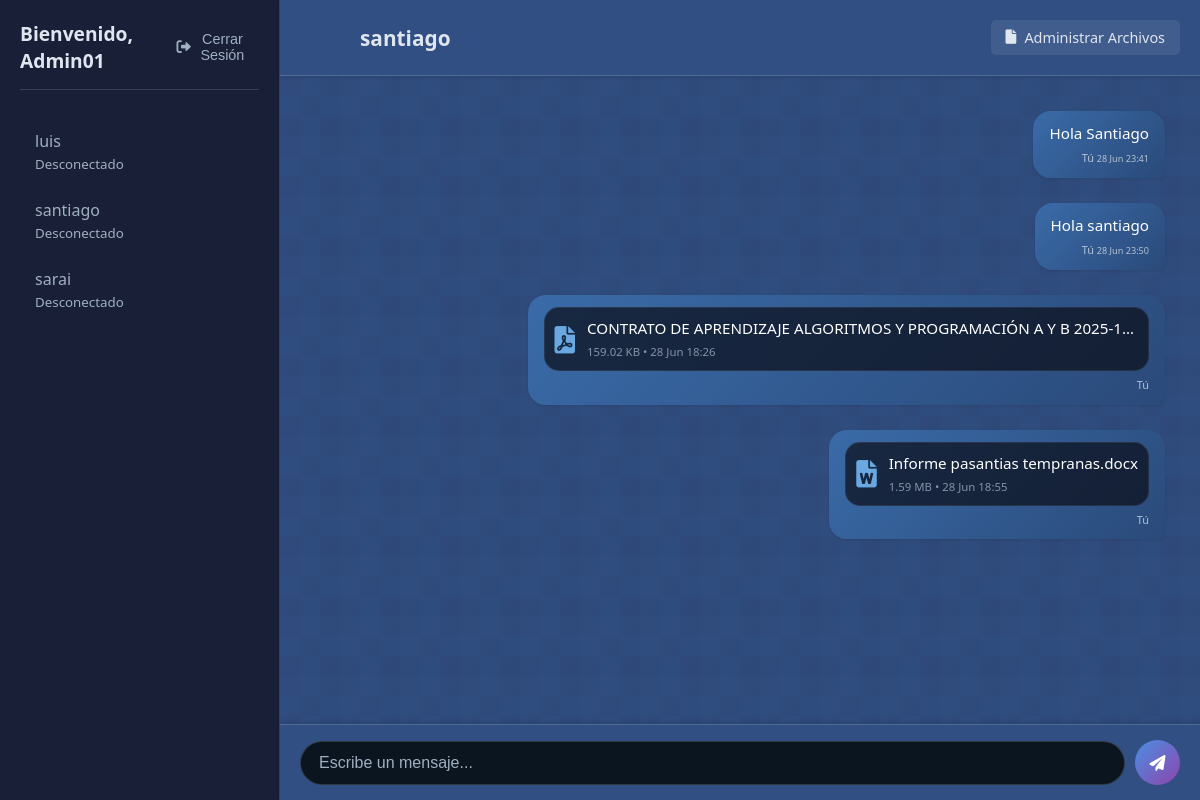
The app's page /public/index.php?correo_usuario=strb2006@gmail.com (signed in) with its own data.
### tables this page shows
CREATE TABLE `usuario` (
  `usuario_id` int(10) NOT NULL,
  `usuario_nombre` varchar(70) NOT NULL,
  `usuario_apellido` varchar(70) NOT NULL,
  `usuario_email` varchar(100) NOT NULL,
  `usuario_usuario` varchar(30) NOT NULL,
  `usuario_clave` varchar(300) NOT NULL,
  `usuario_foto` varchar(536) NOT NULL,
  `usuario_creado` timestamp NOT NULL DEFAULT current_timestamp(),
  `usuario_actualizado` timestamp NOT NULL DEFAULT current_timestamp(),
  `login_status` varchar(10) DEFAULT 'logout',
  `genero` varchar(20) DEFAULT '',
  `pais` varchar(50) DEFAULT ''
);

CREATE TABLE `chat_usuarios` (
  `msg_id` int(11) NOT NULL,
  `sender_usuario` varchar(100) NOT NULL,
  `receiver_usuario` varchar(100) NOT NULL,
  `msg_contenido` varchar(255) NOT NULL,
  `msg_status` text NOT NULL,
  `msg_fecha` timestamp NOT NULL DEFAULT current_timestamp()
);

CREATE TABLE `archivos_chat` (
  `id` int(11) NOT NULL,
  `sender_usuario` varchar(255) NOT NULL,
  `receiver_usuario` varchar(255) NOT NULL,
  `nombre_archivo` varchar(255) NOT NULL,
  `sender_nombre_original` varchar(255) NOT NULL,
  `ruta_archivo` varchar(255) NOT NULL,
  `tipo_archivo` varchar(100) NOT NULL,
  `tamano_archivo` int(11) NOT NULL,
  `fecha_subida` datetime NOT NULL
);

### app/Controlador/Controlador_Chat.php (called while the page is built, shortened)
<?php
require_once(__DIR__ . '/../Modelo/Modelo_Usuario.php');
require_once(__DIR__ . '/../Modelo/Modelo_Chat.php');
class Controlador_Chat {
    private $modelo_usuario;
    private $modelo_chat;
    public function __construct() {
        $this->modelo_usuario = new Modelo_Usuario();
        $this->modelo_chat = new Modelo_Chat();
    }
    public function index() {
        $usuario_logeado = $_SESSION['usuario']['usuario_usuario'] ?? '';
        $usuarios_totales = $this->modelo_usuario->Obtener_Usuarios();
        if (isset($_GET['correo_usuario'])) {
            $correo_usuario_actual = $_GET['correo_usuario'];
            $usuario = $this->modelo_usuario->Obtener_Usuarios_email($correo_usuario_actual);
            if ($usuario) {
                $usuario_seleccionado = $usuario['usuario_usuario'];
                $this->modelo_chat->Mensajes_Vistos($usuario_seleccionado, $usuario_logeado);
                $mensajes_chat = $this->modelo_chat->Obtener_Mensajes_Chat($usuario_logeado, $usuario_seleccionado);
            }
        }
        $genero_usuario = $_SESSION['usuario']['genero'] ?? '';
        $saludo = ($genero_usuario == 'Femenino') ? 'Bienvenida' : 'Bienvenido';
        require_once(__DIR__ . '/../Vista/chat/index.php');
    }
}
?>

### public/index.php (called while the page is built, shortened)
<?php
require_once CONTROLLER_PATH . '/Controlador_Chat.php';
try {
    $controller = new Controlador_Chat();
    $controller->index();
} catch (Exception $e) {
    die("Error inicializando controlador: ". $e->getMessage());
}

### app/Modelo/Modelo_Usuario.php (called while the page is built, shortened)
<?php
require_once(__DIR__ . '/../../config/Database.php');
class Modelo_Usuario {
    private $conexion;
    public function __construct() {
        $database = new DataBase();
        $this->conexion = $database->Conectar_db();
    }
    public function Obtener_Usuarios() {
        $result = $this->conexion->query("
            SELECT usuario_id, usuario_usuario, usuario_email, genero, login_status
            FROM usuario
            WHERE usuario_usuario != '' AND usuario_email != ''
            ORDER BY login_status DESC, usuario_usuario ASC
        ");
        return $result->fetch_all(MYSQLI_ASSOC);
    }
    public function Obtener_Usuarios_email($email) {
        $stmt = $this->conexion->prepare("SELECT usuario_id, usuario_usuario, usuario_email, genero FROM usuario WHERE usuario_email = ? LIMIT 1");
        $stmt->bind_param("s", $email);
        $stmt->execute();
        $resultado = $stmt->get_result();
        return $resultado->fetch_assoc();
    }
}
?>

### config/Database.php (called while the page is built, shortened)
<?php
class DataBase {
    private $host = "localhost";
    private $usuario = "root";
    private $password = "";
    private $db = "crudadmin";
    public function Conectar_db() {
        $this->conexion = null;
        try {
            $this->conexion = new mysqli($this->host, $this->usuario, $this->password, $this->db);
            $this->conexion->set_charset("utf8mb4");
        } catch (Exception $e) {
            error_log("Error de conexión: " . $e->getMessage());
            die("Error al conectar con la base de datos. Por favor intente más tarde.");
        }
        return $this->conexion;
    }
}
?>

### app/Modelo/Modelo_Chat.php (called while the page is built, shortened)
<?php
require_once(__DIR__ . '/../../config/Database.php');
class Modelo_Chat {
    private $conexion;
    public function __construct() {
        $database = new DataBase();
        $this->conexion = $database->Conectar_db();
    }
    public function Obtener_Mensajes_Chat($usuario_actual, $usuario_destino){
        $query = "SELECT * FROM chat_usuarios
                 WHERE (sender_usuario = ? AND receiver_usuario = ?)
                 OR (sender_usuario = ? AND receiver_usuario = ?)
                 ORDER BY msg_fecha ASC";
        $stmt = $this->conexion->prepare($query);
        $stmt->bind_param("ssss", $usuario_actual, $usuario_destino, $usuario_destino, $usuario_actual);
        if(!$stmt->execute()){
            error_log("Error al ejecutar Obtener Mensajes: ". $stmt->error);
            return[];
        }
        $resultado = $stmt->get_result();
        return $resultado->fetch_all(MYSQLI_ASSOC);
    }
}
?>

### app/Modelo/Modelo_Archivos.php (called while the page is built, shortened)
<?php
require_once(__DIR__ . '/../../config/Database.php');
class Modelo_Archivos {
    private $conexion;
    public function __construct() {
        $database = new DataBase();
        $this->conexion = $database->Conectar_db();
    }
    public function Obtener_Archivos_Compartidos($usuario1, $usuario2) {
        $query = "SELECT * FROM archivos_chat
                WHERE (sender_usuario = ? AND receiver_usuario = ?)
                OR (sender_usuario = ? AND receiver_usuario = ?)
                ORDER BY fecha_subida ASC";
        $stmt = $this->conexion->prepare($query);
        $stmt->bind_param("ssss", $usuario1, $usuario2, $usuario2, $usuario1);
        if (!$stmt->execute()) {
            error_log("Error ejecutando consulta: " . $stmt->error);
            return [];
        }
        $resultado = $stmt->get_result();
        $archivos = $resultado->fetch_all(MYSQLI_ASSOC);
        return $archivos;
    }
}
?>

### app/Vista/includes/chat_mensajes.php (the view, shortened to what this page needs)
<?php
require_once(__DIR__ . '/../../Modelo/Modelo_Archivos.php');
function obtenerIconoArchivo($nombreArchivo) {
    $extension = strtolower(pathinfo($nombreArchivo, PATHINFO_EXTENSION));
    $iconos = [
        'pdf' => 'fa-file-pdf',
        'doc' => 'fa-file-word',
        'docx' => 'fa-file-word',
        'xls' => 'fa-file-excel',
        'xlsx' => 'fa-file-excel',
        'jpg' => 'fa-file-image',
        'jpeg' => 'fa-file-image',
        'png' => 'fa-file-image',
        'gif' => 'fa-file-image',
        'zip' => 'fa-file-archive',
        'rar' => 'fa-file-archive'
    ];
    return 'fas ' . ($iconos[$extension] ?? 'fa-file');
}
function formatearTamanio($bytes) {
    if ($bytes >= 1073741824) {
        return number_format($bytes / 1073741824, 2) . ' GB';
    } elseif ($bytes >= 1048576) {
        return number_format($bytes / 1048576, 2) . ' MB';
    } elseif ($bytes >= 1024) {
        return number_format($bytes / 1024, 2) . ' KB';
    } elseif ($bytes > 1) {
        return $bytes . ' bytes';
    } elseif ($bytes == 1) {
        return '1 byte';
    } else {
        return '0 bytes';
    }
}
$usuario_logeado = $_SESSION['usuario']['usuario_usuario'] ?? '';
if (empty($mensajes_chat) && empty($archivos_compartidos)) {
    echo '<div class="no-messages">';
    echo '<p class="texto_centro">Comienza una conversación con '.htmlspecialchars($usuario_seleccionado).'</p>';
    echo '</div>';
} else {
    echo '<div class="mensajes_contenedor" id="mensajes-contenedor">';
    foreach($mensajes_chat as $msg) {
        $sender_user = htmlspecialchars($msg['sender_usuario']);
        $msg_content = htmlspecialchars($msg['msg_contenido']);
        $msg_date = date("d M H:i", strtotime($msg['msg_fecha']));
        if ($usuario_logeado === $sender_user) {
            echo '<div class="msg_derecha">';
            echo '<p>'.$msg_content.'</p>';
            echo '<span class="time">Tú <small>'.$msg_date.'</small></span>';
            echo '</div>';
        }
        elseif ($usuario_seleccionado === $sender_user) {
            echo '<div class="msg_izquierda">';
            echo '<p>'.$msg_content.'</p>';
            echo '<span class="time">'.$sender_user.' <small>'.$msg_date.'</small></span>';
            echo '</div>';
        }
    }
    $modeloArchivos = new Modelo_Archivos();
    $archivosCompartidos = $modeloArchivos->Obtener_Archivos_Compartidos(
        $_SESSION['usuario']['usuario_usuario'],
        $usuario_seleccionado
    );
    foreach($archivosCompartidos as $archivo) {
        $esRemitente = ($archivo['sender_usuario'] === $usuario_logeado);
        $claseMsg = $esRemitente ? 'msg_derecha' : 'msg_izquierda';
        echo '<div class="'.$claseMsg.' msg_archivo">';
        echo '<div class="contenido_archivo">';
        echo '<a href="archivos.php?action=descargar&id='.$archivo['id'].'" class="enlace_archivo">';
        echo '<i class="'.obtenerIconoArchivo($archivo['sender_nombre_original']).'"></i>';
        echo '<div>';
        echo '<strong>'.htmlspecialchars($archivo['sender_nombre_original']).'</strong>';
        echo '<small>';
        echo formatearTamanio($archivo['tamano_archivo']).' • ';
        echo date('d M H:i', strtotime($archivo['fecha_subida']));
        echo '</small>';
        echo '</div>';
        echo '</a>';
        echo '</div>';
        echo '<span class="time">';
        echo $esRemitente ? 'Tú' : htmlspecialchars($archivo['sender_usuario']);
        echo '</span>';
        echo '</div>';
    }
    echo '</div>';
}

### app/Vista/chat/index.php (shortened to what this page needs)
<?php
$usuario_seleccionado = $usuario_seleccionado ?? null;
$mensajes_chat = $mensajes_chat ?? [];
$saludo = $saludo ?? 'Bienvenido/a';
?>
<!DOCTYPE html>
<html lang="es">
<head>
    <link rel="stylesheet" href="/Mensajeria_MVC/public/LosCSS/stilochat.css">
    <link rel="stylesheet" href="https://cdnjs.cloudflare.com/ajax/libs/font-awesome/6.0.0/css/all.min.css">
</head>
<body>
    <div class="contendedor">
        <div class="row">
            <div class="barra_izquierda">
                <div class="Bienvenida_usuario">
                    <h3><?= htmlspecialchars($saludo) ?>, <?= htmlspecialchars($_SESSION['usuario']['usuario_usuario'] ?? 'Usuario') ?></h3>
                    <form method="post" action="" onsubmit="return Confirmar_Cierre_Sesion()">
                        <button type="submit" name="Desconectar" class="btn_desconectar">
                            <i class="fas fa-sign-out-alt"></i> Cerrar Sesión
                        </button>
                    </form>
                </div>
                <div class="chat_izquierda">
                    <ul>
                        <?php include(__DIR__.'/../includes/users_sidebar.php') ?>
                    </ul>
                </div>
            </div>
            <div class="barra_derecha">
                <div class="header_derecha">
                    <div class="header">
                        <div class="chat_img"></div>
                        <div class="detalles_derecha">
                            <h4><?= htmlspecialchars($usuario_seleccionado ?? 'Selecciona un usuario') ?></h4>
                            <a href="archivos.php" class="btn_opciones">
                                <i class="fa fa-file"></i> Administrar Archivos
                            </a>
                        </div>
                    </div>
                </div>
                <div id="scroll_al_final" class="contenido_chat">
                    <?php include(__DIR__.'/../includes/chat_mensajes.php') ?>
                </div>
                <?php if(!empty($usuario_seleccionado)): ?>
                <div class="chat_textbox">
                    <form method="post" enctype="multipart/form-data">
                        <input type="text" name="msg_contenido" class="form_control" placeholder="Escribe un mensaje..." required>
                        <button type="submit" name="enviar" class="btn">
                            <i class="fa fa-paper-plane"></i>
                        </button>
                    </form>
                </div>
                <?php endif; ?>
            </div>
        </div>
    </div>
</body>
</html>

### app/Vista/includes/users_sidebar.php (shortened to what this page needs)
<?php
if (!empty($usuarios_totales)) {
    $usuarios_mostrados = [];
    foreach ($usuarios_totales as $usuario) {
        $username = htmlspecialchars($usuario['usuario_usuario'] ?? '');
        $login_status = $usuario['login_status'] ?? 'logout';
        $usuario_email = urlencode($usuario['usuario_email'] ?? '');
        $pagina_actual = htmlspecialchars($_SERVER['PHP_SELF']);
       if (in_array($username, $usuarios_mostrados) || $username == ($_SESSION['usuario']['usuario_usuario'] ?? '')) {
            continue;
        }
        $usuarios_mostrados[] = $username;
        ?>
        <li class="usuario_item">
            <a href="<?php echo $pagina_actual; ?>?correo_usuario=<?php echo $usuario_email; ?>" class="usuario_link">
                <div class="detalles_izq">
                    <p>
                        <?php echo $username; ?>
                        <br>
                        <small><?php echo ($login_status == 'Online' ? 'En Línea' : 'Desconectado'); ?></small>
                    </p>
                </div>
            </a>
        </li>
        <?php
    }
} else {
    echo "<li>No hay usuarios disponibles</li>";
}
?>

### records on screen
usuario: usuario_usuario "luis", login_status "Desconectado"
usuario: usuario_usuario "santiago", login_status "Desconectado"
usuario: usuario_usuario "sarai", login_status "Desconectado"
chat_usuarios: msg_contenido "Hola Santiago", msg_fecha "28 Jun 23:41"
chat_usuarios: msg_contenido "Hola santiago", msg_fecha "28 Jun 23:50"
archivos_chat: sender_nombre_original "CONTRATO DE APRENDIZAJE ALGORITMOS Y PROGRAMACIÓN A Y B 2025-1…", tamano_archivo "159.02 KB", fecha_subida "28 Jun 18:26", sender_usuario "Tú"
archivos_chat: sender_nombre_original "Informe pasantias tempranas.docx", tamano_archivo "1.59 MB", fecha_subida "28 Jun 18:55", sender_usuario "Tú"

### other values on screen
$saludo "Bienvenido"
$_SESSION['usuario']['usuario_usuario'] "Admin01"
$usuario_seleccionado "santiago"
